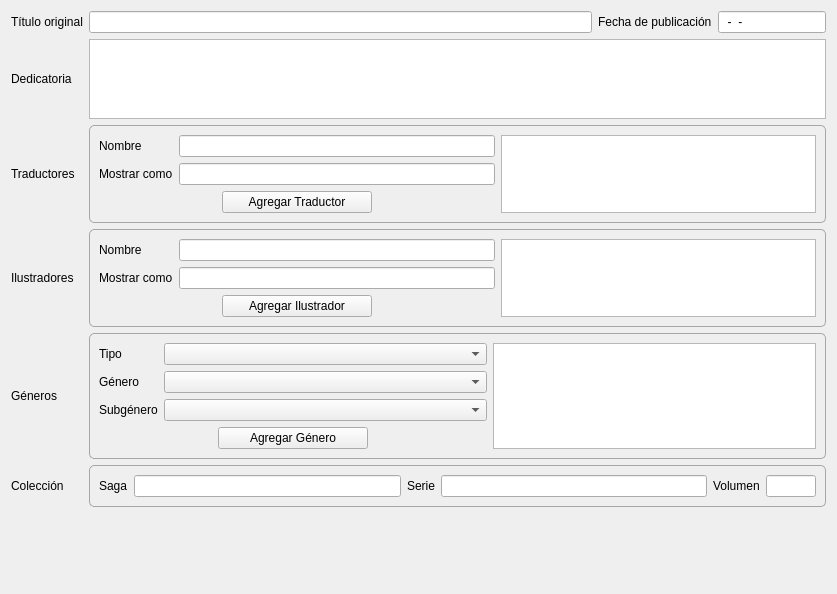
<?xml version="1.0" encoding="UTF-8"?>
<ui version="4.0">
 <class>AdditionalMetadata</class>
 <widget class="QWidget" name="AdditionalMetadata">
  <property name="geometry">
   <rect>
    <x>0</x>
    <y>0</y>
    <width>837</width>
    <height>594</height>
   </rect>
  </property>
  <property name="windowTitle">
   <string>Form</string>
  </property>
  <property name="styleSheet">
   <string notr="true">QGroupBox
{ 
	border: 1px solid #A6A6A6; 
	border-radius: 5px; 
}</string>
  </property>
  <layout class="QGridLayout" name="gridLayout">
   <item row="5" column="0">
    <widget class="QLabel" name="label_12">
     <property name="sizePolicy">
      <sizepolicy hsizetype="Preferred" vsizetype="Preferred">
       <horstretch>0</horstretch>
       <verstretch>0</verstretch>
      </sizepolicy>
     </property>
     <property name="text">
      <string>Colección</string>
     </property>
     <property name="alignment">
      <set>Qt::AlignLeading|Qt::AlignLeft|Qt::AlignVCenter</set>
     </property>
    </widget>
   </item>
   <item row="6" column="0">
    <spacer name="verticalSpacer">
     <property name="orientation">
      <enum>Qt::Vertical</enum>
     </property>
     <property name="sizeHint" stdset="0">
      <size>
       <width>20</width>
       <height>40</height>
      </size>
     </property>
    </spacer>
   </item>
   <item row="0" column="3">
    <widget class="QLineEdit" name="publicationDateInput">
     <property name="sizePolicy">
      <sizepolicy hsizetype="Preferred" vsizetype="Fixed">
       <horstretch>0</horstretch>
       <verstretch>0</verstretch>
      </sizepolicy>
     </property>
     <property name="minimumSize">
      <size>
       <width>0</width>
       <height>0</height>
      </size>
     </property>
     <property name="maximumSize">
      <size>
       <width>16777215</width>
       <height>16777215</height>
      </size>
     </property>
     <property name="inputMask">
      <string>00-00-0000; </string>
     </property>
    </widget>
   </item>
   <item row="4" column="0">
    <widget class="QLabel" name="label_6">
     <property name="sizePolicy">
      <sizepolicy hsizetype="Preferred" vsizetype="Preferred">
       <horstretch>0</horstretch>
       <verstretch>0</verstretch>
      </sizepolicy>
     </property>
     <property name="text">
      <string>Géneros</string>
     </property>
    </widget>
   </item>
   <item row="2" column="0">
    <widget class="QLabel" name="label_4">
     <property name="sizePolicy">
      <sizepolicy hsizetype="Preferred" vsizetype="Preferred">
       <horstretch>0</horstretch>
       <verstretch>0</verstretch>
      </sizepolicy>
     </property>
     <property name="text">
      <string>Traductores</string>
     </property>
     <property name="alignment">
      <set>Qt::AlignLeading|Qt::AlignLeft|Qt::AlignVCenter</set>
     </property>
    </widget>
   </item>
   <item row="0" column="0">
    <widget class="QLabel" name="label_2">
     <property name="sizePolicy">
      <sizepolicy hsizetype="Preferred" vsizetype="Preferred">
       <horstretch>0</horstretch>
       <verstretch>0</verstretch>
      </sizepolicy>
     </property>
     <property name="text">
      <string>Título original</string>
     </property>
     <property name="alignment">
      <set>Qt::AlignLeading|Qt::AlignLeft|Qt::AlignVCenter</set>
     </property>
    </widget>
   </item>
   <item row="0" column="1">
    <widget class="QLineEdit" name="originalTitleInput">
     <property name="sizePolicy">
      <sizepolicy hsizetype="Expanding" vsizetype="Fixed">
       <horstretch>0</horstretch>
       <verstretch>0</verstretch>
      </sizepolicy>
     </property>
     <property name="minimumSize">
      <size>
       <width>0</width>
       <height>0</height>
      </size>
     </property>
     <property name="maximumSize">
      <size>
       <width>16777215</width>
       <height>16777215</height>
      </size>
     </property>
    </widget>
   </item>
   <item row="0" column="2">
    <widget class="QLabel" name="label_3">
     <property name="text">
      <string>Fecha de publicación</string>
     </property>
     <property name="alignment">
      <set>Qt::AlignLeading|Qt::AlignLeft|Qt::AlignVCenter</set>
     </property>
    </widget>
   </item>
   <item row="3" column="0">
    <widget class="QLabel" name="label_5">
     <property name="sizePolicy">
      <sizepolicy hsizetype="Preferred" vsizetype="Preferred">
       <horstretch>0</horstretch>
       <verstretch>0</verstretch>
      </sizepolicy>
     </property>
     <property name="text">
      <string>Ilustradores</string>
     </property>
     <property name="alignment">
      <set>Qt::AlignLeading|Qt::AlignLeft|Qt::AlignVCenter</set>
     </property>
    </widget>
   </item>
   <item row="2" column="1" colspan="3">
    <widget class="QGroupBox" name="groupBox">
     <property name="styleSheet">
      <string notr="true"/>
     </property>
     <property name="title">
      <string/>
     </property>
     <layout class="QGridLayout" name="gridLayout_2">
      <item row="0" column="0">
       <widget class="QLabel" name="label_8">
        <property name="text">
         <string>Nombre</string>
        </property>
       </widget>
      </item>
      <item row="0" column="1">
       <widget class="QLineEdit" name="translatorInput">
        <property name="sizePolicy">
         <sizepolicy hsizetype="Expanding" vsizetype="Fixed">
          <horstretch>0</horstretch>
          <verstretch>0</verstretch>
         </sizepolicy>
        </property>
       </widget>
      </item>
      <item row="0" column="2" rowspan="3">
       <widget class="ExtendedQListWidget" name="translatorsList">
        <property name="enabled">
         <bool>true</bool>
        </property>
        <property name="sizePolicy">
         <sizepolicy hsizetype="Expanding" vsizetype="Preferred">
          <horstretch>0</horstretch>
          <verstretch>0</verstretch>
         </sizepolicy>
        </property>
        <property name="minimumSize">
         <size>
          <width>0</width>
          <height>0</height>
         </size>
        </property>
        <property name="maximumSize">
         <size>
          <width>16777215</width>
          <height>16777215</height>
         </size>
        </property>
        <property name="focusPolicy">
         <enum>Qt::ClickFocus</enum>
        </property>
       </widget>
      </item>
      <item row="1" column="0">
       <widget class="QLabel" name="label_7">
        <property name="text">
         <string>Mostrar como</string>
        </property>
       </widget>
      </item>
      <item row="1" column="1">
       <widget class="QLineEdit" name="translatorFileAsInput">
        <property name="sizePolicy">
         <sizepolicy hsizetype="Expanding" vsizetype="Fixed">
          <horstretch>0</horstretch>
          <verstretch>0</verstretch>
         </sizepolicy>
        </property>
       </widget>
      </item>
      <item row="2" column="0" colspan="2" alignment="Qt::AlignHCenter">
       <widget class="QPushButton" name="addTranslatorButton">
        <property name="sizePolicy">
         <sizepolicy hsizetype="Expanding" vsizetype="Fixed">
          <horstretch>0</horstretch>
          <verstretch>0</verstretch>
         </sizepolicy>
        </property>
        <property name="minimumSize">
         <size>
          <width>150</width>
          <height>0</height>
         </size>
        </property>
        <property name="text">
         <string>Agregar Traductor</string>
        </property>
        <property name="icon">
         <iconset resource="images.qrc">
          <normaloff>:/add_16x16.png</normaloff>:/add_16x16.png</iconset>
        </property>
        <property name="iconSize">
         <size>
          <width>16</width>
          <height>16</height>
         </size>
        </property>
       </widget>
      </item>
     </layout>
    </widget>
   </item>
   <item row="3" column="1" colspan="3">
    <widget class="QGroupBox" name="groupBox_2">
     <property name="title">
      <string/>
     </property>
     <layout class="QGridLayout" name="gridLayout_3">
      <item row="0" column="0">
       <widget class="QLabel" name="label_9">
        <property name="text">
         <string>Nombre</string>
        </property>
       </widget>
      </item>
      <item row="0" column="1">
       <widget class="QLineEdit" name="ilustratorInput"/>
      </item>
      <item row="0" column="2" rowspan="3">
       <widget class="ExtendedQListWidget" name="ilustratorsList">
        <property name="sizePolicy">
         <sizepolicy hsizetype="Expanding" vsizetype="Preferred">
          <horstretch>0</horstretch>
          <verstretch>0</verstretch>
         </sizepolicy>
        </property>
        <property name="maximumSize">
         <size>
          <width>16777215</width>
          <height>16777215</height>
         </size>
        </property>
        <property name="focusPolicy">
         <enum>Qt::ClickFocus</enum>
        </property>
       </widget>
      </item>
      <item row="1" column="0">
       <widget class="QLabel" name="label_10">
        <property name="text">
         <string>Mostrar como</string>
        </property>
       </widget>
      </item>
      <item row="1" column="1">
       <widget class="QLineEdit" name="ilustratorFileAsInput"/>
      </item>
      <item row="2" column="0" colspan="2" alignment="Qt::AlignHCenter">
       <widget class="QPushButton" name="addIlustratorButton">
        <property name="sizePolicy">
         <sizepolicy hsizetype="Expanding" vsizetype="Fixed">
          <horstretch>0</horstretch>
          <verstretch>0</verstretch>
         </sizepolicy>
        </property>
        <property name="minimumSize">
         <size>
          <width>150</width>
          <height>0</height>
         </size>
        </property>
        <property name="text">
         <string>Agregar Ilustrador</string>
        </property>
        <property name="icon">
         <iconset resource="images.qrc">
          <normaloff>:/add_16x16.png</normaloff>:/add_16x16.png</iconset>
        </property>
        <property name="iconSize">
         <size>
          <width>16</width>
          <height>16</height>
         </size>
        </property>
       </widget>
      </item>
     </layout>
    </widget>
   </item>
   <item row="4" column="1" colspan="3">
    <widget class="QGroupBox" name="groupBox_3">
     <property name="title">
      <string/>
     </property>
     <layout class="QGridLayout" name="gridLayout_4">
      <item row="0" column="0">
       <widget class="QLabel" name="label_11">
        <property name="text">
         <string>Tipo</string>
        </property>
       </widget>
      </item>
      <item row="0" column="1">
       <widget class="QComboBox" name="genreTypeInput">
        <property name="sizePolicy">
         <sizepolicy hsizetype="Expanding" vsizetype="Fixed">
          <horstretch>0</horstretch>
          <verstretch>0</verstretch>
         </sizepolicy>
        </property>
       </widget>
      </item>
      <item row="0" column="2" rowspan="4">
       <widget class="ExtendedQListWidget" name="genresList">
        <property name="sizePolicy">
         <sizepolicy hsizetype="Expanding" vsizetype="Preferred">
          <horstretch>0</horstretch>
          <verstretch>0</verstretch>
         </sizepolicy>
        </property>
        <property name="maximumSize">
         <size>
          <width>16777215</width>
          <height>16777215</height>
         </size>
        </property>
        <property name="focusPolicy">
         <enum>Qt::ClickFocus</enum>
        </property>
       </widget>
      </item>
      <item row="1" column="0">
       <widget class="QLabel" name="label_14">
        <property name="sizePolicy">
         <sizepolicy hsizetype="Fixed" vsizetype="Preferred">
          <horstretch>0</horstretch>
          <verstretch>0</verstretch>
         </sizepolicy>
        </property>
        <property name="text">
         <string>Género</string>
        </property>
       </widget>
      </item>
      <item row="1" column="1">
       <widget class="QComboBox" name="genreGenreInput">
        <property name="sizePolicy">
         <sizepolicy hsizetype="Expanding" vsizetype="Fixed">
          <horstretch>0</horstretch>
          <verstretch>0</verstretch>
         </sizepolicy>
        </property>
       </widget>
      </item>
      <item row="2" column="0">
       <widget class="QLabel" name="label_15">
        <property name="sizePolicy">
         <sizepolicy hsizetype="Fixed" vsizetype="Preferred">
          <horstretch>0</horstretch>
          <verstretch>0</verstretch>
         </sizepolicy>
        </property>
        <property name="text">
         <string>Subgénero</string>
        </property>
       </widget>
      </item>
      <item row="2" column="1">
       <widget class="QComboBox" name="genreSubGenreInput">
        <property name="sizePolicy">
         <sizepolicy hsizetype="Expanding" vsizetype="Fixed">
          <horstretch>0</horstretch>
          <verstretch>0</verstretch>
         </sizepolicy>
        </property>
       </widget>
      </item>
      <item row="3" column="0" colspan="2" alignment="Qt::AlignHCenter">
       <widget class="QPushButton" name="addGenreButton">
        <property name="sizePolicy">
         <sizepolicy hsizetype="Expanding" vsizetype="Fixed">
          <horstretch>0</horstretch>
          <verstretch>0</verstretch>
         </sizepolicy>
        </property>
        <property name="minimumSize">
         <size>
          <width>150</width>
          <height>0</height>
         </size>
        </property>
        <property name="text">
         <string>Agregar Género</string>
        </property>
        <property name="icon">
         <iconset resource="images.qrc">
          <normaloff>:/add_16x16.png</normaloff>:/add_16x16.png</iconset>
        </property>
        <property name="iconSize">
         <size>
          <width>16</width>
          <height>16</height>
         </size>
        </property>
       </widget>
      </item>
     </layout>
    </widget>
   </item>
   <item row="5" column="1" colspan="3">
    <widget class="QGroupBox" name="groupBox_4">
     <property name="title">
      <string/>
     </property>
     <layout class="QGridLayout" name="gridLayout_5">
      <item row="0" column="2">
       <widget class="QLabel" name="label_13">
        <property name="sizePolicy">
         <sizepolicy hsizetype="Preferred" vsizetype="Preferred">
          <horstretch>0</horstretch>
          <verstretch>0</verstretch>
         </sizepolicy>
        </property>
        <property name="text">
         <string>Serie</string>
        </property>
       </widget>
      </item>
      <item row="0" column="3">
       <widget class="QLineEdit" name="subCollectionNameInput">
        <property name="sizePolicy">
         <sizepolicy hsizetype="Expanding" vsizetype="Fixed">
          <horstretch>0</horstretch>
          <verstretch>0</verstretch>
         </sizepolicy>
        </property>
        <property name="maximumSize">
         <size>
          <width>16777215</width>
          <height>16777215</height>
         </size>
        </property>
       </widget>
      </item>
      <item row="0" column="4">
       <widget class="QLabel" name="label_16">
        <property name="sizePolicy">
         <sizepolicy hsizetype="Preferred" vsizetype="Preferred">
          <horstretch>0</horstretch>
          <verstretch>0</verstretch>
         </sizepolicy>
        </property>
        <property name="text">
         <string>Volumen</string>
        </property>
       </widget>
      </item>
      <item row="0" column="5">
       <widget class="QLineEdit" name="collectionVolumeInput">
        <property name="sizePolicy">
         <sizepolicy hsizetype="Preferred" vsizetype="Fixed">
          <horstretch>0</horstretch>
          <verstretch>0</verstretch>
         </sizepolicy>
        </property>
        <property name="maximumSize">
         <size>
          <width>50</width>
          <height>16777215</height>
         </size>
        </property>
       </widget>
      </item>
      <item row="0" column="0">
       <widget class="QLabel" name="label_18">
        <property name="text">
         <string>Saga</string>
        </property>
       </widget>
      </item>
      <item row="0" column="1">
       <widget class="QLineEdit" name="collectionNameInput"/>
      </item>
     </layout>
    </widget>
   </item>
   <item row="1" column="0">
    <widget class="QLabel" name="label">
     <property name="text">
      <string>Dedicatoria</string>
     </property>
    </widget>
   </item>
   <item row="1" column="1" colspan="3">
    <widget class="QPlainTextEdit" name="dedicationInput">
     <property name="maximumSize">
      <size>
       <width>16777215</width>
       <height>80</height>
      </size>
     </property>
    </widget>
   </item>
  </layout>
 </widget>
 <customwidgets>
  <customwidget>
   <class>ExtendedQListWidget</class>
   <extends>QListWidget</extends>
   <header>epubcreator.gui.custom_widgets</header>
  </customwidget>
 </customwidgets>
 <tabstops>
  <tabstop>originalTitleInput</tabstop>
  <tabstop>publicationDateInput</tabstop>
  <tabstop>dedicationInput</tabstop>
  <tabstop>translatorInput</tabstop>
  <tabstop>translatorFileAsInput</tabstop>
  <tabstop>addTranslatorButton</tabstop>
  <tabstop>ilustratorInput</tabstop>
  <tabstop>ilustratorFileAsInput</tabstop>
  <tabstop>addIlustratorButton</tabstop>
  <tabstop>genreTypeInput</tabstop>
  <tabstop>genreGenreInput</tabstop>
  <tabstop>genreSubGenreInput</tabstop>
  <tabstop>addGenreButton</tabstop>
  <tabstop>collectionNameInput</tabstop>
  <tabstop>subCollectionNameInput</tabstop>
  <tabstop>collectionVolumeInput</tabstop>
 </tabstops>
 <resources>
  <include location="images.qrc"/>
 </resources>
 <connections/>
</ui>
